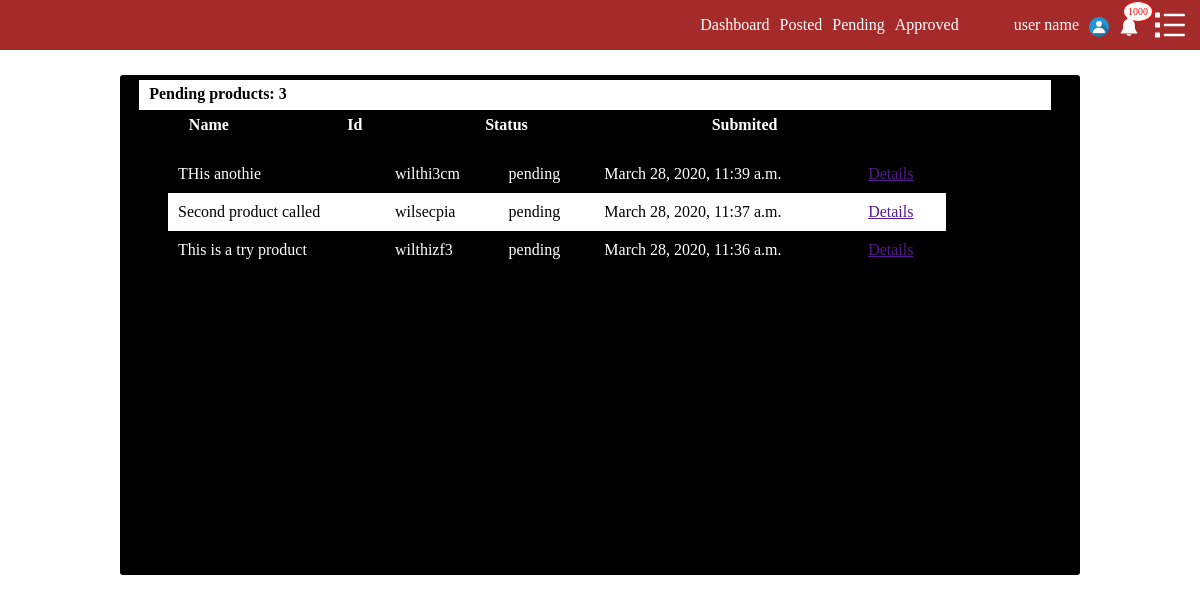
Page /userpannel/seller/pending/products/ (signed in) on the committed database.
### products/models.py (models this page shows, shortened)
class Product(models.Model):
    stt=(('posted','posted'),('pending','pending'),('sold','sold'))
    st=(('Brand New','Brand New'),('Used','Used'))
    sl=((0,0),(20,20),(30,30),(35,35),(40,40),(45,45),(50,50),(60,60),(70,70),(80,80))
    created        = models.DateTimeField(auto_now_add=True,null=True)
    category       = models.ForeignKey(Category,on_delete=models.CASCADE,related_name="product_category")
    subcategory    = models.ForeignKey(SubCategory,on_delete=models.CASCADE,related_name="product_subcategory")
    productname    = models.CharField(max_length=50,null=True)
    picone         = models.ImageField(upload_to="productimage",null=True,blank=True)
    pictwo         = models.ImageField(upload_to="productimage",null=True,blank=True)
    picthree       = models.ImageField(upload_to="productimage",null=True,blank=True)
    picfour        = models.ImageField(upload_to="productimage",null=True,blank=True)
    descript       = models.TextField(null=True)
    brand          = models.CharField(max_length=100,null=True)
    model          = models.CharField(max_length=100,null=True)
    size           = models.CharField(max_length=100,null=True)
    color          = models.CharField(max_length=50,null=True)
    slug           = models.SlugField(null=True,blank=True)
    location       = models.CharField(null=True,max_length=200)
    user           = models.ForeignKey(CustomUser,on_delete=models.CASCADE,related_name="userproduct")
    status         = models.CharField(max_length=200,null=True,choices=stt,default="pending")
    state          = models.CharField(max_length=200,null=True,choices=st)
    uniqueid       = models.CharField(max_length=200,null=True,blank=True,unique=True)
    sales          = models.IntegerField(choices=sl,default=0 )
    pdprice        = models.DecimalField(max_digits=19,decimal_places=2,null=True,blank=True)
    salesprice     = models.DecimalField(max_digits=19,decimal_places=2,null=True,blank=True)

### adminone/views.py (the view)
def Pending(request):
    if request.user.is_authenticated:
        pending = Product.objects.filter(Q(user=request.user) & Q(status="pending")).all().order_by('-created')
        context={'pending':pending}
        template_name="adminone/pending.html"
        return render(request,template_name,context)
    else:
        return HttpResponse('bad request')

### homeapp/models.py (called while the page is built)
    @property
    def is_active(self):
        return self.active

### adminone/templates/adminone/pending.html
{% extends 'adminone/base.html' %}
{% load staticfiles %}
{% block content %}
<div class="post_container ">
<div class="post_header">
  <h4>Pending products: {{pending.count}}</h4>
</div>
<table id="header-table">
 <tr>
   <th>Name</th>
   <th>Id</th>
   <th>Status</th>
   <th>Submited</th>
 </tr>
</table>
<div class="table_list">
<table>
  {% if pending %}
 {% for post in pending %}
 <tr>
   <td>{{post.productname}} </td>
   <td>{{post.uniqueid}}</td>
   <td>{{post.status}}</td>
   <td>{{post.created}}</td>
   <td><a href="">Details</a></td>
 </tr>
 {% endfor %}
 {% else %}
 <p> You have no pending products</p>
 {% endif %}
</table>
</div>
</div>
{% endblock %}

### adminone/static/assets/css/form.css (style rules this page uses)
::placeholder { text-align: center; }

### adminone/static/assets/css/style.css (style rules this page uses)
body { padding:0px; margin: auto 0; display: inline; overflow-x: hidden; }
.post_container { background-color: rgba(0,0,0,1); position: relative; left:10%; width: 80%; height:500px; margin-top:20px; border-radius: 3px; -webkit-border-radius: 3px; -moz-border-radius: 3px; -o-border-radius: 3px; -ms-border-radius: 3px; }
.post_container table { color:white; border-collapse:collapse; }
.post_container #header-table { width:80%; position: relative; left:0%; margin-bottom: 20px; margin-top:10px; }
.post_container #header-table th { width:25px; }
.post_container .table_list table { width:90%; }
.post_container .table_list table td { width:auto; padding:10px 10px 10px; }
.post_container table tr:nth-child(even) { background-color: white; color:black; }
.post_container .table_list { height: 400px; overflow-y: auto; overflow-x:hidden; width:90%; position: relative; left:5%; }
.post_container .table_list td:nth-child(1) { text-align: left; }
.post_container .post_header { left:2%; width:95%; height:30px; background-color: white; position: relative; top:5px; }
.post_container .post_header h4 { padding:5px 10px 5px; }

### rows in the picture
Product: productname "THis anothie", uniqueid "wilthi3cm", status "pending", created "March 28, 2020, 11:39 a.m."
Product: productname "Second product called", uniqueid "wilsecpia", status "pending", created "March 28, 2020, 11:37 a.m."
Product: productname "This is a try product", uniqueid "wilthizf3", status "pending", created "March 28, 2020, 11:36 a.m."

### other values in the picture
{{ pending.count }} "3"
